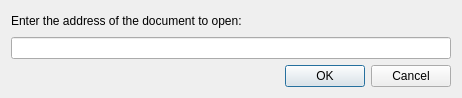
<?xml version="1.0" encoding="UTF-8"?>
<ui version="4.0">
 <class>OpenUriDialog</class>
 <widget class="QDialog" name="OpenUriDialog">
  <property name="geometry">
   <rect>
    <x>0</x>
    <y>0</y>
    <width>462</width>
    <height>98</height>
   </rect>
  </property>
  <property name="sizePolicy">
   <sizepolicy hsizetype="Preferred" vsizetype="Fixed">
    <horstretch>0</horstretch>
    <verstretch>0</verstretch>
   </sizepolicy>
  </property>
  <property name="windowTitle">
   <string>Open URI</string>
  </property>
  <layout class="QVBoxLayout" name="verticalLayout">
   <item>
    <widget class="QLabel" name="msg">
     <property name="text">
      <string>Enter the address of the document to open:</string>
     </property>
    </widget>
   </item>
   <item>
    <widget class="QLineEdit" name="uriEdit"/>
   </item>
   <item>
    <widget class="QDialogButtonBox" name="buttonBox">
     <property name="orientation">
      <enum>Qt::Horizontal</enum>
     </property>
     <property name="standardButtons">
      <set>QDialogButtonBox::Cancel|QDialogButtonBox::Ok</set>
     </property>
    </widget>
   </item>
  </layout>
 </widget>
 <resources/>
 <connections>
  <connection>
   <sender>buttonBox</sender>
   <signal>accepted()</signal>
   <receiver>OpenUriDialog</receiver>
   <slot>accept()</slot>
   <hints>
    <hint type="sourcelabel">
     <x>248</x>
     <y>254</y>
    </hint>
    <hint type="destinationlabel">
     <x>157</x>
     <y>274</y>
    </hint>
   </hints>
  </connection>
  <connection>
   <sender>buttonBox</sender>
   <signal>rejected()</signal>
   <receiver>OpenUriDialog</receiver>
   <slot>reject()</slot>
   <hints>
    <hint type="sourcelabel">
     <x>316</x>
     <y>260</y>
    </hint>
    <hint type="destinationlabel">
     <x>286</x>
     <y>274</y>
    </hint>
   </hints>
  </connection>
 </connections>
</ui>
